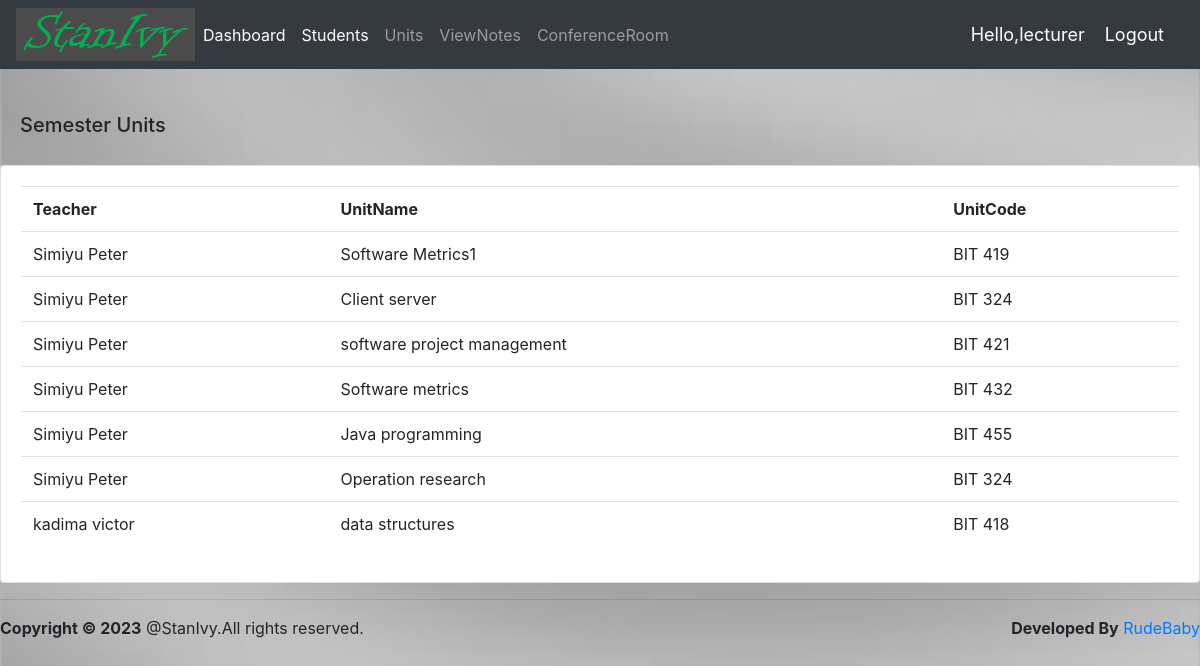
Screenshot of /units/ (signed in) with the database file from the repository.
### events/models.py (models this page shows, shortened)
class unit(models.Model):
    student = models.ForeignKey(student, null=True, on_delete=models.SET_NULL)
    teacher = models.ForeignKey(teacher, null=True, on_delete=models.SET_NULL)
    Book    = models.ForeignKey(Book,null=True,on_delete=models.SET_NULL)
    unitcode = models.CharField(max_length=200, null=True)
    unitname = models.CharField(max_length=200, null=True)
    date_created = models.DateTimeField(auto_now_add=True, null=True)

class teacher(models.Model):
    user = models.OneToOneField(User,null=True, blank=True, on_delete=models.CASCADE)
    name = models.CharField(max_length=200, null=True)
    phone = models.CharField(max_length=200, null=True)
    email = models.CharField(max_length=200, null=True)
    date_created = models.DateTimeField(auto_now_add=True, null=True)
    def __str__(self):
        return self.name

### events/views.py (the view)
# urls.py: path('units/', views.units,name="unit"),
@login_required(login_url='login')
def units(request):
    units = unit.objects.all()
    context={'units':units}
    return render(request,'events/units.html',context)

### events/templates/events/units.html (shortened to what this page needs)
{% extends 'events/main.html'%}
{%load static%}
{% block content %}
<body style="background-image:url('{% static 'images/image5.jpg' %}');background-repeat:repeat;background-size:100;">
<br>
<div class="row">
    <div class="col-md">
        <div class="card-body">
            <h5>Semester Units</h5>
        </div>
        <div class="card card-body">
            <table class="table">
                <tr>
                    <th>Teacher</th>
                    <th>UnitName</th>
                    <th>UnitCode</th>
                </tr>
                {% for i in units %}
                <tr>
                    <td>{{i.teacher}}</td>
                    <td>{{i.unitname}}</td>
                    <td>{{i.unitcode}}</td>
                </tr>
                {% endfor %}
            </table>
        </div>
    </div>
</div>
{% endblock content%}

### events/templates/events/navbar.html (shortened to what this page needs)
{% load static %}
<nav class="navbar navbar-expand-lg navbar-dark bg-dark">
    <img src="{% static 'images/class3.png' %}">
  <div class="collapse navbar-collapse" id="navbarNav">
    <ul class="navbar-nav">
        {% if request.user.is_staff %}
      <li class="nav-item active">
        <a class="nav-link" href="{% url 'home' %}">Dashboard</a>
      </li>
        {% endif %}
      <li class="nav-item active">
       <a class="nav-link" href="{% url 'students' %}">Students</a>
      </li>
         <li class="nav-item ">
       <a class="nav-link" href="{% url 'unit' %}">Units</a>
      </li>
        <li class="nav-item ">
       <a class="nav-link" href="{% url 'book_list' %}">ViewNotes</a>
      </li>
        <li class="nav-item ">
       <a class="nav-link" href="{% url 'chat' %} ">ConferenceRoom</a>
      </li>
      </ul>
  </div>
    <span class="hello-msg">Hello,{{request.user}}</span>
        <span ><a class="hello-msg" href="{% url 'logout' %}">Logout</a> </span>
</nav>

### static/css/main.css (style rules this page uses)
body { background-color:#ebeff5; }
body { background-image:url(admin.jpg); background-size:100%; }

### events/templates/events/navbar.html (style rules this page uses)
.hello-msg { font-size: 18px; color:#fff; margin-right: 20px }

### rows the page displays
unit: teacher "Simiyu Peter", unitname "Software Metrics1", unitcode "BIT 419"
unit: teacher "Simiyu Peter", unitname "Client server", unitcode "BIT 324"
unit: teacher "Simiyu Peter", unitname "software project management", unitcode "BIT 421"
unit: teacher "Simiyu Peter", unitname "Software metrics", unitcode "BIT 432"
unit: teacher "Simiyu Peter", unitname "Java programming", unitcode "BIT 455"
unit: teacher "Simiyu Peter", unitname "Operation research", unitcode "BIT 324"
unit: teacher "kadima victor", unitname "data structures", unitcode "BIT 418"

### other values shown
{{ request.user }} "lecturer"
